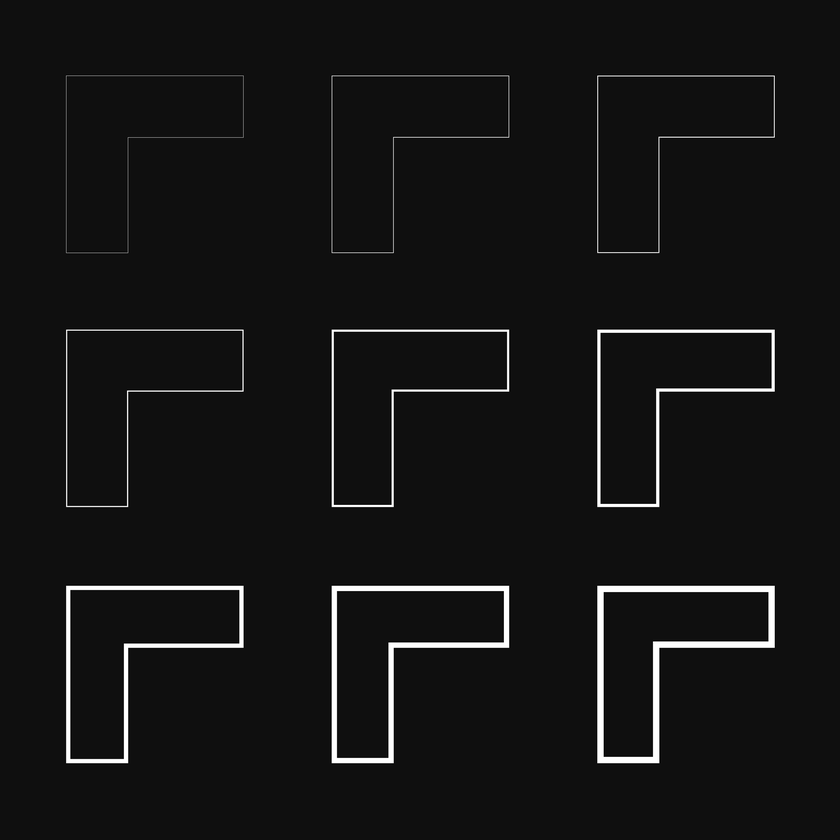
#> input picture test_images/shapes_opencv-01.png, 840 x 840 px, shrunk from 3334 x 3334 before the run, given in place of the camera
$ python testcontours.py   (older library calls are emulated)
#> lines starting #> are read from the running program, lines starting #| are printed output that depends on the picture; after the words box and inside, x2 and y2 are one past the last pixel; in counts of white or black regions, pixels touching at a corner belong together
import imutils
import cv2

cap = cv2.VideoCapture(0)
while True:
          ret,frame=cap.read()
#> frame is the input picture: shape (840, 840, 3); min 0, max 255, mean 20.6
          gray = cv2.cvtColor(frame,cv2.COLOR_BGR2GRAY)
          ret,thresh = cv2.threshold(gray,140,255,0)
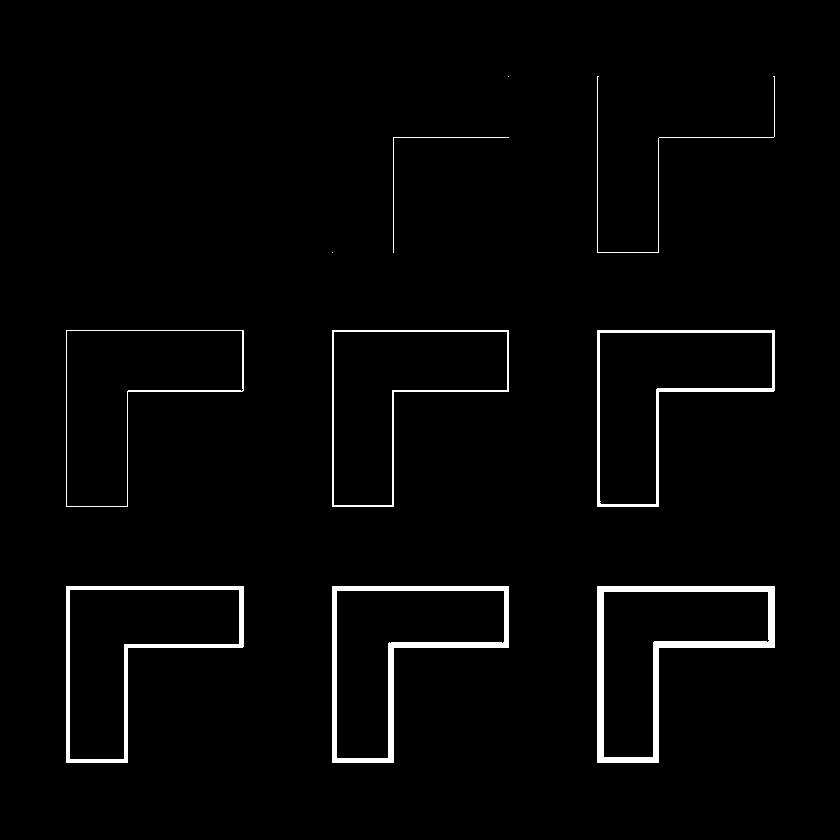
#> thresh: shape (840, 840); 2.3% white; 10 white regions (2 under 20 px)
          image,contours,hie = cv2.findContours(thresh,cv2.RETR_TREE,cv2.CHAIN_APPROX_SIMPLE)
#> contours = 16 contours, 4 with area under 20; largest, box (x1, y1, x2, y2) and area: (597, 586, 775, 763) 17812, (66, 586, 244, 763) 17812, (597, 330, 775, 507) 17812, (66, 330, 244, 507) 17812, (332, 586, 509, 763) 17752; hie = 16 rows, first 6: [2, -1, 1, -1], [-1, -1, -1, 0], [4, 0, 3, -1], [-1, -1, -1, 2], [6, 2, 5, -1], [-1, -1, -1, 4]
          frame = cv2.drawContours(frame, contours, 3, (0,255,0), 3)
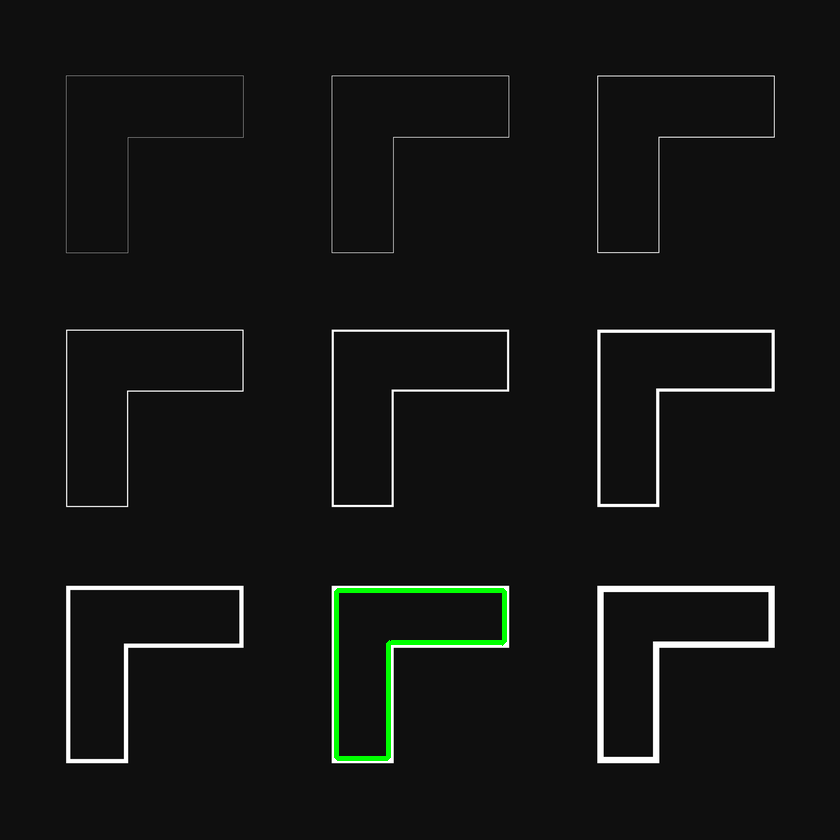
#> frame: shape (840, 840, 3); 0.47% of pixels changed, all inside (x1, y1, x2, y2) = (334, 588, 507, 761)
          cv2.imshow("vid",frame)
          if cv2.waitKey(1) & 0xFF == ord('q'):
#> (key q is pressed here)
                           break

$ run again, on test_images/shapes_opencv-04.png
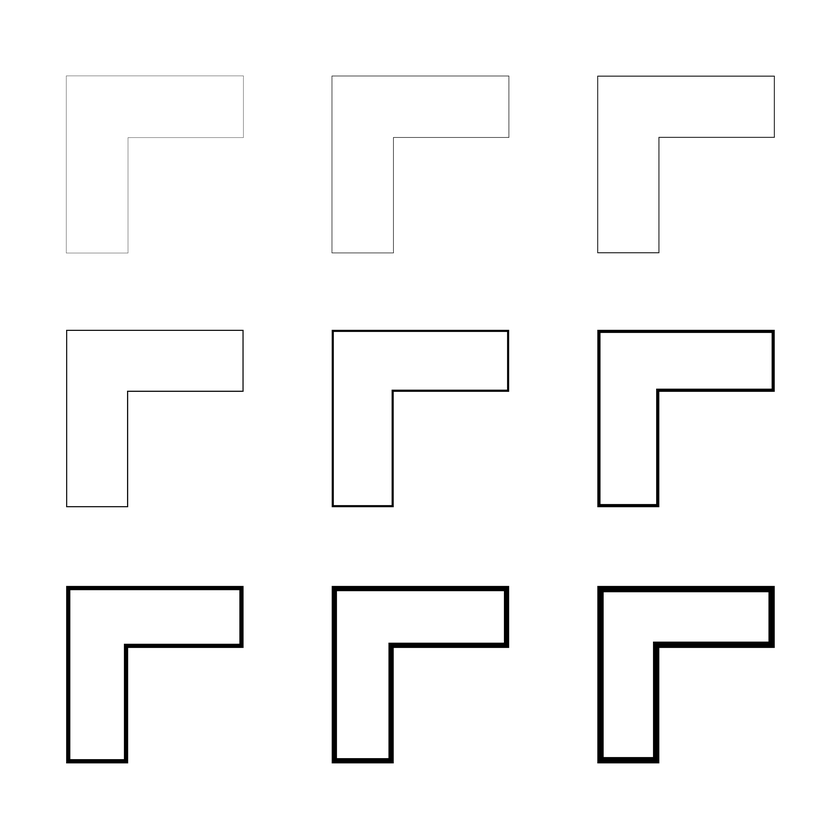
#> input picture test_images/shapes_opencv-04.png, 840 x 840 px, shrunk from 3334 x 3334 before the run, given in place of the camera
#> frame is the input picture: shape (840, 840, 3); min 0, max 255, mean 248.9
#> `ret,thresh = cv2.threshold(gray,140,255,0)`:
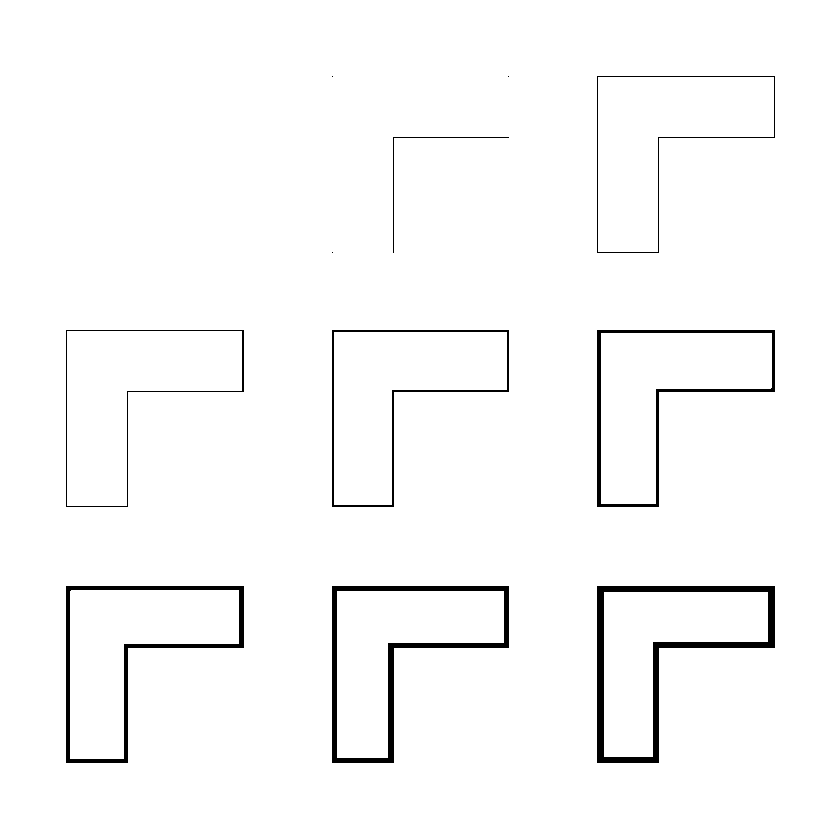
#> thresh: shape (840, 840); 97.7% white; 11 black regions (3 under 20 px)
#> contours = 19 contours, 3 with area under 20; largest, box (x1, y1, x2, y2) and area: (0, 0, 840, 840) 703921, (596, 585, 776, 764) 18520, (65, 585, 245, 764) 18520, (596, 329, 776, 508) 18520, (65, 329, 245, 508) 18520; hie = 19 rows, first 6: [-1, -1, 1, -1], [3, -1, 2, 0], [-1, -1, -1, 1], [5, 1, 4, 0], [-1, -1, -1, 3], [7, 3, 6, 0]
#> `frame = cv2.drawContours(frame, contours, 3, (0,255,0), 3)`:
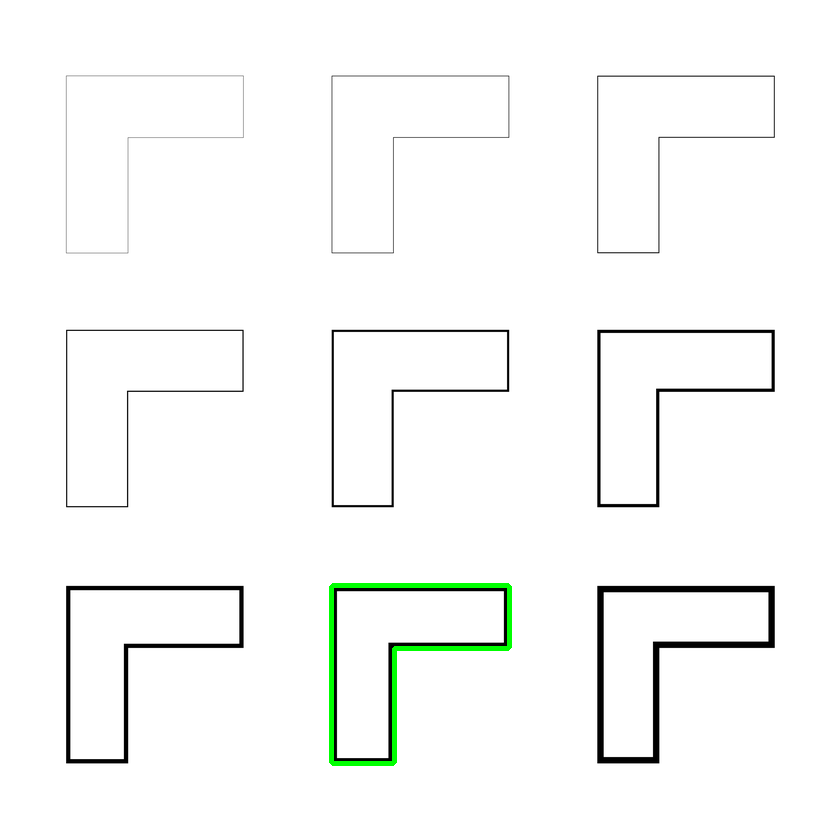
#> frame: shape (840, 840, 3); 0.5% of pixels changed, all inside (x1, y1, x2, y2) = (329, 583, 512, 766)
